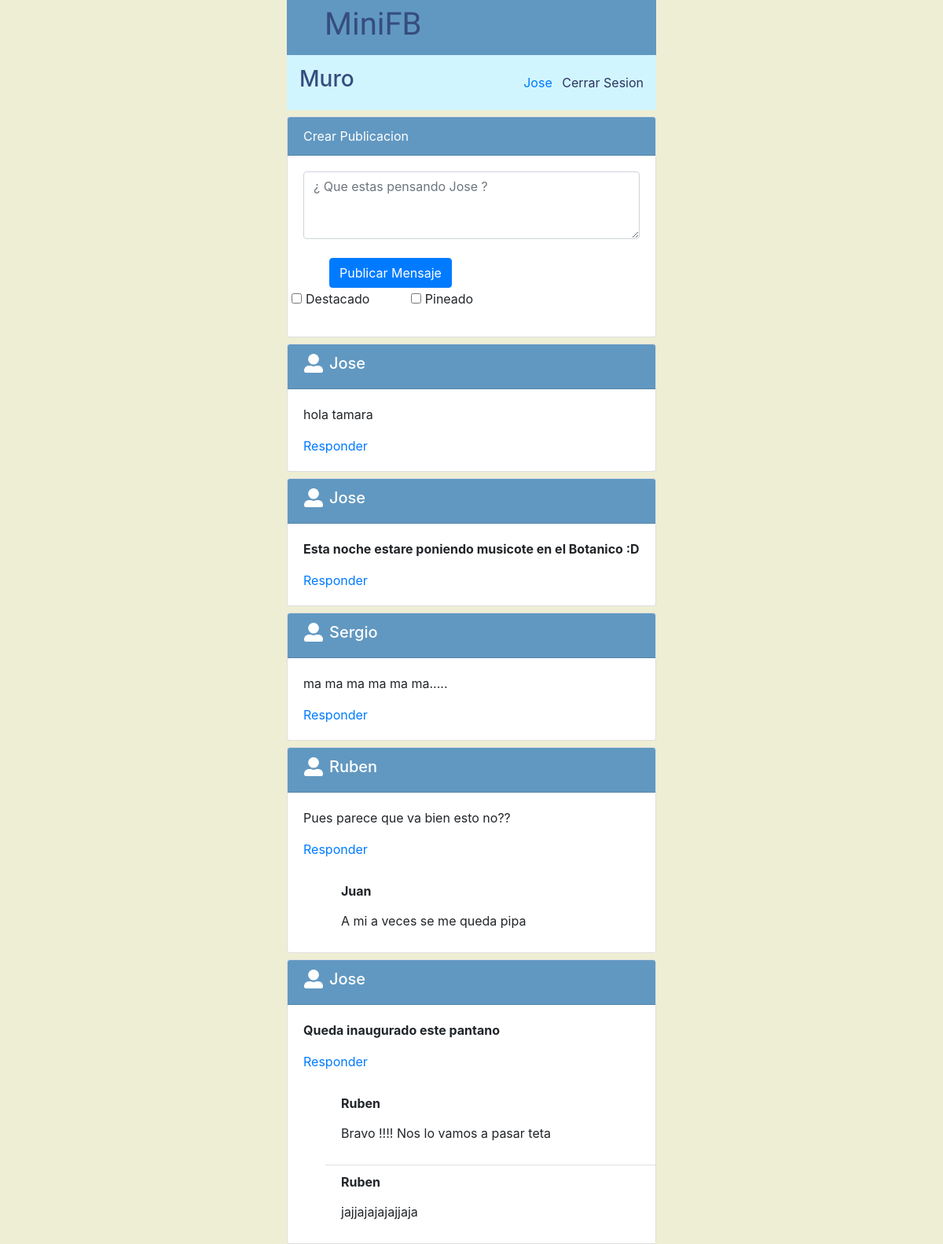
Page /main.php (signed in) on the committed database.
### tables this page shows
CREATE TABLE T_USUARIOS (
  `ID_USUARIO` int(11) NOT NULL,
  `NOMBRE_USUARIO` varchar(20) NOT NULL,
  `ALIAS_USUARIO` varchar(10) NOT NULL,
  `PASSWORD_USUARIO` varchar(20) NOT NULL,
  `APELLIDOS_USUARIO` varchar(45) DEFAULT NULL,
  `CODIGO_COOKIE` varchar(40) DEFAULT NULL,
  `TIPO_USUARIO` int(11) NOT NULL,
  `EMAIL` varchar(45) NOT NULL
);

CREATE TABLE `T_MENSAJES` (
  `ID_MENSAJE` int(11) NOT NULL,
  `TEXTO_MENSAJE` varchar(280) NOT NULL,
  `DESTACADO` tinyint(4) NOT NULL,
  `PINEADO` tinyint(4) NOT NULL,
  `PUBLICADO` datetime NOT NULL,
  `ID_USUARIO` int(11) NOT NULL
);

CREATE TABLE T_RESPUESTAS (
  `ID_RESPUESTA` int(11) NOT NULL,
  `TEXTO_RESPUESTA` varchar(280) NOT NULL,
  `PUBLICADO` datetime NOT NULL,
  `ID_USUARIO` int(11) NOT NULL,
  `ID_MENSAJE` int(11) NOT NULL
);

### src/Database/DatabaseRepository.php (called while the page is built)
<?php
class DatabaseRepository
{
    public static function  getConnection () {
        $server = "database";
        $username = "root";
        $passwd = "root";
        $bd = "mini-fb_db";
        $options = [
            PDO::ATTR_EMULATE_PREPARES   => false,
            PDO::ATTR_ERRMODE            => PDO::ERRMODE_EXCEPTION,
            PDO::ATTR_DEFAULT_FETCH_MODE => PDO::FETCH_ASSOC,
        ];
        try {
            $pdo = new PDO("mysql:host=$server;dbname=$bd;charset=utf8", $username, $passwd, $options);
        } catch (Exception $e) {
            $str = "Connexion error: " . $e->getMessage();
            error_log($str);
            exit($str);
        }
        return $pdo;
    }
}

### src/Controller/UserController.php (called while the page is built, shortened)
<?php
require_once 'Model/User.php';
require_once 'Database/UserDAO.php';
class UserController
{
    public function getUser($id)
    {
        $udao = new UserDAO();
        $user = $udao->getUser($id);
        return $user;
    }
    public function getAll()
    {
        $udao = new UserDAO();
        return $udao->getAll();
    }
}

### src/Database/UserDAO.php (called while the page is built, shortened)
<?php
require_once 'DatabaseRepository.php';
require_once 'Model/User.php';
class UserDAO
{
    private $getUserWithId = "SELECT * FROM T_USUARIOS WHERE ID_USUARIO=?";
    private $getAll = "SELECT * FROM T_USUARIOS";
    private $pdo;
    public function __construct()
    {
        $this->pdo = DatabaseRepository::getConnection();
    }
    public function getAll()
    {
        $users = array();
        $select = $this->pdo->prepare($this->getAll);
        $select->execute();
        $rs = $select->fetchAll();
        foreach ($rs as $row){
            $user = new User(
                $row['ID_USUARIO'],
                $row['ALIAS_USUARIO'],
                $row['PASSWORD_USUARIO'],
                $row['NOMBRE_USUARIO'],
                $row['APELLIDOS_USUARIO'],
                $row['EMAIL'],
                $row['TIPO_USUARIO']
            );
            array_push($users, $user);
        }
        return $users;
    }
    public function getUser($id)
    {
        $select = $this->pdo->prepare($this->getUserWithId);
        $select->execute([$id]);
        $rs = $select->fetch();
        $user = new User(
            $id,
            $rs['ALIAS_USUARIO'],
            $rs['PASSWORD_USUARIO'],
            $rs['NOMBRE_USUARIO'],
            $rs['APELLIDOS_USUARIO'],
            $rs['EMAIL'],
            $rs['TIPO_USUARIO']
        );
        return $user;
    }
}

### src/Model/User.php (called while the page is built, shortened)
<?php
class User
{
    private $id;
    private $name;
    public function __construct($id, $alias, $password, $name, $surname, $email, $userType)
    {
        $this->id = $id;
        $this->name = $name;
    }
    public function getId()
    {
        return $this->id;
    }
    public function getName()
    {
        return $this->name;
    }
}

### src/Controller/MessageController.php (called while the page is built, shortened)
<?php
require_once 'Database/MessageDAO.php';
require_once 'Database/ResponseDAO.php';
require_once 'Model/Message.php';
require_once 'Model/Response.php';
class MessageController
{
    public function getAllMessagesWithoutPin()
    {
        $mDAO = new MessageDAO();
        $rDAO = new ResponseDAO();
        $messagesSet = array();
        $msgWithoutPin = $mDAO->getAllWithoutPin();
        foreach ($msgWithoutPin as $msg){
            $responses = $rDAO->getAllWithMessageId($msg->getId());
            $msgEntire = [
                'message' => $msg,
                'responses' => $responses
            ];
            array_push($messagesSet, $msgEntire);
        }
        return $messagesSet;
    }
}

### src/Database/MessageDAO.php (called while the page is built, shortened)
<?php
require_once 'DatabaseRepository.php';
require_once 'Model/Message.php';
class MessageDAO
{
    private $allWithoutPin = "SELECT * FROM T_MENSAJES WHERE PINEADO=0 ORDER BY ID_MENSAJE DESC ";
    private $pdo;
    public function __construct()
    {
        $this->pdo = DatabaseRepository::getConnection();
    }
    public function getAllWithoutPin()
    {
        $messages = array();
        $select = $this->pdo->prepare($this->allWithoutPin);
        $select->execute();
        $rs = $select->fetchAll();
        foreach ($rs as $row){
            $msg = new Message(
                $row['ID_MENSAJE'],
                $row['TEXTO_MENSAJE'],
                $row['DESTACADO'],
                $row['PINEADO'],
                $row['PUBLICADO'],
                $row['ID_USUARIO']
            );
            array_push($messages, $msg);
        }
        return $messages;
    }
}

### src/Model/Message.php (called while the page is built, shortened)
<?php
class Message
{
    private $id;
    private $content;
    private $important;
    private $user;
    public function __construct($id, $content, $important, $pinned, $published, $user)
    {
        $this->id = $id;
        $this->content = $content;
        $this->important = $important;
        $this->user = $user;
    }
    public function getId()
    {
        return $this->id;
    }
    public function getContent()
    {
        return $this->content;
    }
    public function getImportant()
    {
        return $this->important;
    }
    public function getUser()
    {
        return $this->user;
    }
}

### src/Database/ResponseDAO.php (called while the page is built, shortened)
<?php
require_once 'DatabaseRepository.php';
require_once 'Model/Response.php';
class ResponseDAO
{
    private $getAllWithId = "SELECT * FROM T_RESPUESTAS WHERE ID_MENSAJE=?";
    private $pdo;
    public function __construct()
    {
        $this->pdo = DatabaseRepository::getConnection();
    }
    public function getAllWithMessageId($msgId)
    {
        $responses = array();
        $select = $this->pdo->prepare($this->getAllWithId);
        $select->execute([$msgId]);
        $rs = $select->fetchAll();
        foreach ($rs as $row){
            $response = new Response(
                $row['ID_RESPUESTA'],
                $row['TEXTO_RESPUESTA'],
                $row['PUBLICADO'],
                $row['ID_USUARIO'],
                $msgId
            );
            array_push($responses, $response);
        }
        return $responses;
    }
}

### src/Model/Response.php (called while the page is built, shortened)
<?php
class Response
{
    private $content;
    private $user;
    public function __construct($id, $content, $published, $user, $messageId)
    {
        $this->content = $content;
        $this->user = $user;
    }
    public function getContent()
    {
        return $this->content;
    }
    public function getUser()
    {
        return $this->user;
    }
}

### src/main.php (the view, shortened to what this page needs)
<?php
require_once 'Controller/UserController.php';
require_once 'Controller/MessageController.php';
$userController = new UserController();
$users = $userController->getAll();
$me = $userController->getUser($_SESSION['user-id']);
$messController = new MessageController();
$msgs_wop = $messController->getAllMessagesWithoutPin();
?>
<!doctype html>
<html lang="es">
<head>
    <link rel="stylesheet" href="css/style.css">
    <link rel="stylesheet" href="https://maxcdn.bootstrapcdn.com/bootstrap/4.0.0/css/bootstrap.min.css"
>
</head>
<body>
<div class="container col-xl-5 col-lg-6 col-md-8 col-sm-12">
    <header class="main-bg">
        <div class="ml-5 d-flex align-items-center h-100">
            <span class="title main-text"><h1>MiniFB</h1></span>
        </div>
    </header>
    <div class=" d-flex section justify-content-between align-items-center">
        <div class="ml-3">
            <span class="main-text"><h3>Muro</h3></span>
        </div>
        <div class="sesion mr-3">
            <span class="text-primary mr-2"><?= $me->getName() ?></span>
            <a class="darkblue-txt" href="logout.php">Cerrar Sesion</a>
        </div>
    </div>
    <div class="createForm">
        <div class="card mt-2">
            <div class="card-header text-white">
                <span>Crear Publicacion</span>
            </div>
            <div class="card-body">
                <form action="main_controller.php">
                    <div class="form-group">
                        <textarea class="form-control" name="content" id="contentTA"
                                  placeholder="¿ Que estas pensando <?= $me->getName() ?> ?" rows="3"></textarea>
                        <div class="form-group row d-flex justify-content-between mt-4">
                            <button type="submit" class="btn btn-primary ml-5">Publicar Mensaje</button>
                            <div class="form-group-row mr-5">
                                <div class="form-check form-check-inline align-middle mr-5">
                                    <input class="form-check-input" type="checkbox" id="importantCheck" name="important"
                                           value="true">
                                    <label class="form-check-label" for="importantCheck">Destacado</label>
                                </div>
                                <div class="form-check form-check-inline align-middle">
                                    <input class="form-check-input" type="checkbox" id="pinnedCheck" name="pinned"
                                           value="true">
                                    <label class="form-check-label" for="pinnedCheck">Pineado</label>
                                </div>
                            </div>
                        </div>
                    </div>
                </form>
            </div>
        </div>
    </div>
    <div class="mensajes-sin-pin">
        <?php foreach ($msgs_wop as $msg) { ?>
            <div class="card mt-2">
                <div class="card-header text-white">
                    <div class="row">
                        <img src="img/user-newbie.svg" class="ml-3 icon-newbie" alt="newbie">
                        <p class="ml-2"><h5><?= $users[($msg['message']->getUser()) - 1]->getName() ?></h5></p>
                    </div>
                </div>
                <div class="card-body">
                    <?php
                    if ($msg['message']->getImportant()) {
                        ?>
                        <p class="card-text font-weight-bold"><?= $msg['message']->getContent() ?></p>
                    <?php } else { ?>
                        <p class="card-text"><?= $msg['message']->getContent() ?></p>
                    <?php } ?>
                    <a href="response.php?msg-id=<?= $msg['message']->getId() ?>&userId=<?= $me->getId() ?>"
                       class="card-link">Responder</a>
                </div>
                <div class="responses ml-5">
                    <ul class="list-group list-group-flush">
                        <?php
                        $responses = $msg['responses'];
                        foreach ($responses as $response) { ?>
                            <li class="list-group-item">
                                <h6><p class="font-weight-bold"><?= $users[($response->getUser()) - 1]->getName() ?></p></h6>
                                <p><?= $response->getContent() ?></p>
                            </li>
                        <?php } ?>
                    </ul>
                </div>
            </div>
        <?php } ?>
    </div>
</div>
</body>
</html>

### src/css/style.css (style rules this page uses)
header { height: 70px; }
body { box-sizing: border-box; background-color: #edeed4 !important; }
.title { font-family: 'Baloo Bhai', cursive; font-size: 1.3em; }
.section { background-color: #D1F5FF; height: 70px; }
.card .card-header { background-color: #6198c1; }
.darkblue-txt { color: #2B335D; }
.main-bg { background: #6198c1; }
.main-text { color: #354d7d; }
.icon-newbie { width: 24px; height: 24px; fill: #ffffff; }

### rows in the picture
t_usuarios: NOMBRE_USUARIO "Jose", content "¿ Que estas pensando Jose ?"
t_mensajes: ID_USUARIO.NOMBRE_USUARIO "Jose", TEXTO_MENSAJE "hola tamara"
t_mensajes: ID_USUARIO.NOMBRE_USUARIO "Jose", TEXTO_MENSAJE "Esta noche estare poniendo musicote en el Botanico :D"
t_mensajes: ID_USUARIO.NOMBRE_USUARIO "Sergio", TEXTO_MENSAJE "ma ma ma ma ma ma....."
t_mensajes: ID_USUARIO.NOMBRE_USUARIO "Ruben", TEXTO_MENSAJE "Pues parece que va bien esto no??"
t_respuestas: ID_USUARIO.NOMBRE_USUARIO "Juan", TEXTO_RESPUESTA "A mi a veces se me queda pipa"
t_mensajes: ID_USUARIO.NOMBRE_USUARIO "Jose", TEXTO_MENSAJE "Queda inaugurado este pantano"
t_respuestas: ID_USUARIO.NOMBRE_USUARIO "Ruben", TEXTO_RESPUESTA "Bravo !!!! Nos lo vamos a pasar teta"
t_respuestas: ID_USUARIO.NOMBRE_USUARIO "Ruben", TEXTO_RESPUESTA "jajjajajajajjaja"
